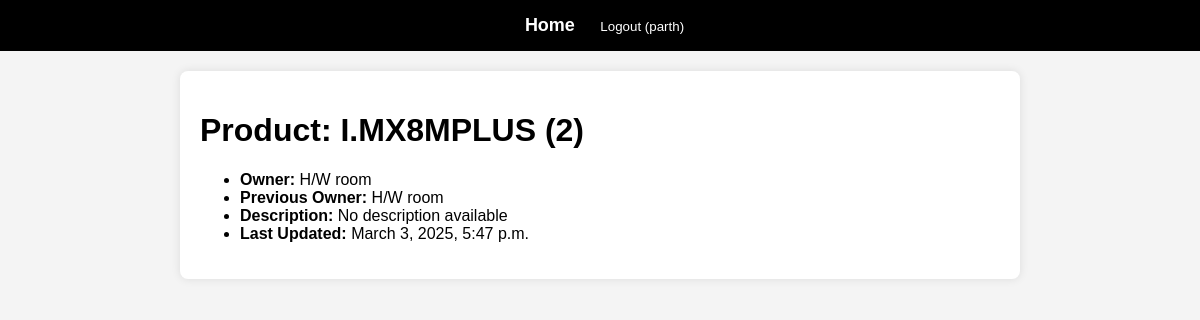
Page /product/2/ (signed in) on the committed database.
### inventory/models.py (models this page shows, shortened)
class Products(models.Model):
    product_name = models.CharField(max_length=50)
    tag_no = models.PositiveIntegerField(default=0)
    curr_owner = models.CharField(max_length=50, default="H/W room")
    prev_owner = models.CharField(max_length=50, default="H/W room", blank=True, null=True)
    description = models.TextField(blank=True, null=True)
    last_updated = models.DateTimeField(auto_now=True)

### inventory/views.py (the view)
# urls.py: path('product/<int:id>/', views.product, name="product"),
@login_required
def product(request, id):
    product = get_object_or_404(Products, id=id)
    return render(request, "product.html", {"product": product})

### mysite/templates/product.html (shortened to what this page needs)
{% extends "base.html" %}
{% block content %}
    {% if product %}
        <h1>Product: {{ product.product_name|upper }} ({{ product.tag_no|default:"N/A" }})</h1>
        <ul>
            <li><strong>Owner:</strong> {{ product.curr_owner|default:"Not Assigned" }}</li>
            <li><strong>Previous Owner:</strong> {{ product.prev_owner|default:"Unknown" }}</li>
            <li><strong>Description:</strong> {{ product.description|default:"No description available" }}</li>
            <li><strong>Last Updated:</strong> {{ product.last_updated|default:"Not Available" }}</li>
        </ul>
    {% else %}
        <h2>No product details available.</h2>
    {% endif %}
{% endblock %}

### mysite/templates/base.html (shortened to what this page needs)
<!DOCTYPE html>
<html lang="en">
<head>
</head>
<body>
    <div class="navbar">
        {% if user.is_authenticated %}
            <a href="{% url 'home' %}">Home</a>
            <form method="post" action="{% url 'logout' %}" style="display:inline;">
                <button type="submit" style="background: none; border: none; color: white; cursor: pointer;">Logout ({{ user.username }})</button>
            </form>
        {% endif %}
    </div>
    <div class="container">
        {% block content %}{% endblock %}
    </div>
</body>
</html>

### mysite/templates/base.html (style rules this page uses)
body { font-family: Arial, sans-serif; margin: 0; padding: 0; background-color: #f4f4f4; }
.navbar { background: rgb(0, 0, 0); padding: 15px; text-align: center; }
.navbar a { color: white; text-decoration: none; font-size: 18px; margin: 0 15px; font-weight: bold; }
.container { max-width: 800px; margin: 20px auto; background: white; padding: 20px; border-radius: 8px; box-shadow: 0px 0px 10px rgba(0, 0, 0, 0.1); }

### rows in the picture
Products: product_name "I.MX8MPLUS", tag_no "2", curr_owner "H/W room", prev_owner "H/W room", description "No description available", last_updated "March 3, 2025, 5:47 p.m."

### other values in the picture
{{ user.username }} "parth"
